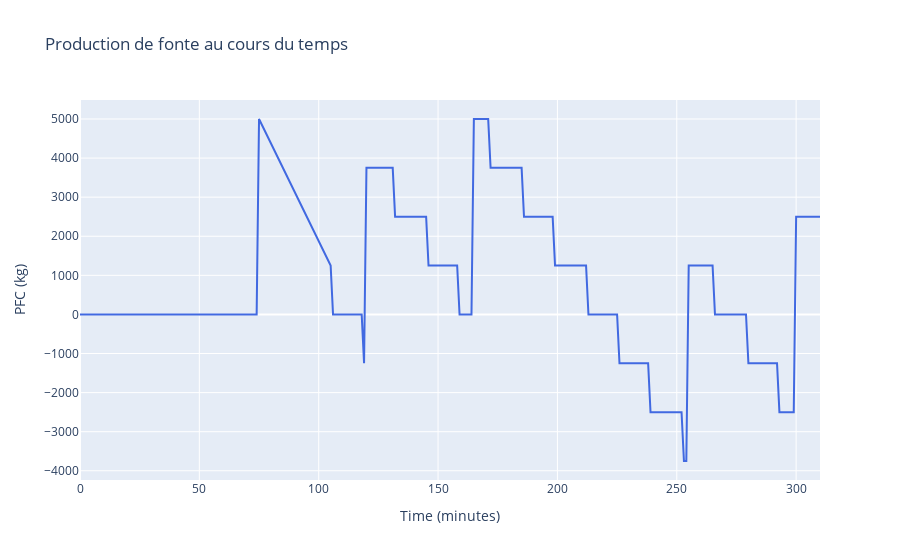
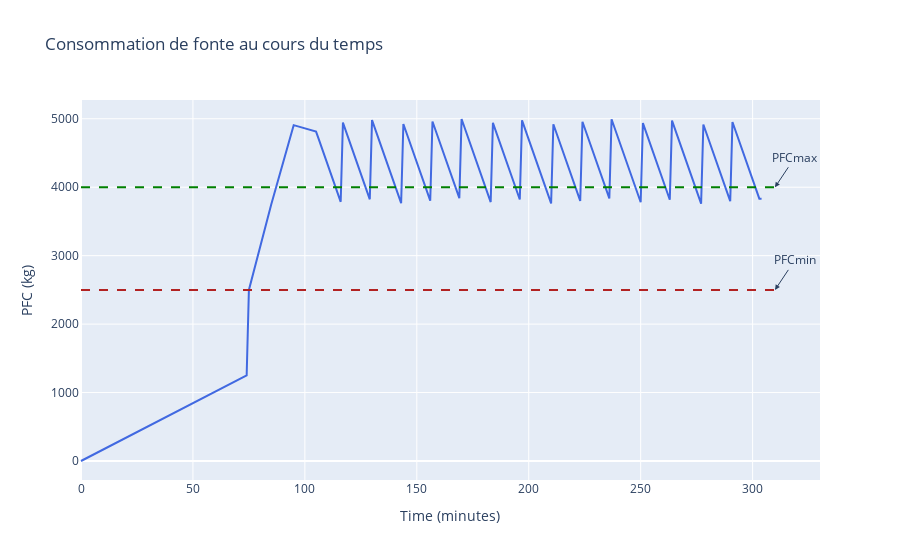

Here is the notebook cell these charts were saved with, in order:
### Code cell
Plot_Prod(times, PFC_Prodvalues)
Plot_consom(times, PFC_Consomvalues, tmin, tmax, PFCmin, PFCmax)

### Figure 1 — Plotly figure (JSON) as saved in the notebook; plotly's stock layout.template omitted (floating-point values rounded to 4 significant figures; data arrays with more than 128 entries replaced by an {"elided": "..."} marker saying what was removed)
{"data": [{"line": {"color": "royalblue"}, "mode": "lines", "name": "PFC over time", "type": "scatter", "x": {"elided": "207 int values"}, "y": {"elided": "207 int values"}}], "layout": {"showlegend": false, "title": {"text": "Production de fonte au cours du temps"}, "xaxis": {"title": {"text": "Time (minutes)"}}, "yaxis": {"title": {"text": "PFC (kg)"}}}}

### Figure 2 — Plotly figure (JSON) as saved in the notebook; plotly's stock layout.template omitted (floating-point values rounded to 4 significant figures; data arrays with more than 128 entries replaced by an {"elided": "..."} marker saying what was removed)
{"data": [{"line": {"color": "royalblue"}, "mode": "lines", "name": "PFC over time", "type": "scatter", "x": {"elided": "207 int values"}, "y": {"elided": "205 float values"}}], "layout": {"annotations": [{"arrowhead": 2, "ax": 20, "ay": -30, "showarrow": true, "text": "PFCmin", "x": 310, "xref": "x", "y": 2500, "yref": "y"}, {"arrowhead": 2, "ax": 20, "ay": -30, "showarrow": true, "text": "PFCmax", "x": 310, "xref": "x", "y": 4000, "yref": "y"}], "shapes": [{"line": {"color": "firebrick", "dash": "dash", "width": 2}, "name": "PFCmin", "type": "line", "x0": 0, "x1": 310, "y0": 2500, "y1": 2500}, {"line": {"color": "green", "dash": "dash", "width": 2}, "name": "PFCmax", "type": "line", "x0": 0, "x1": 310, "y0": 4000, "y1": 4000}], "showlegend": false, "title": {"text": "Consommation de fonte au cours du temps"}, "xaxis": {"title": {"text": "Time (minutes)"}}, "yaxis": {"title": {"text": "PFC (kg)"}}}}
